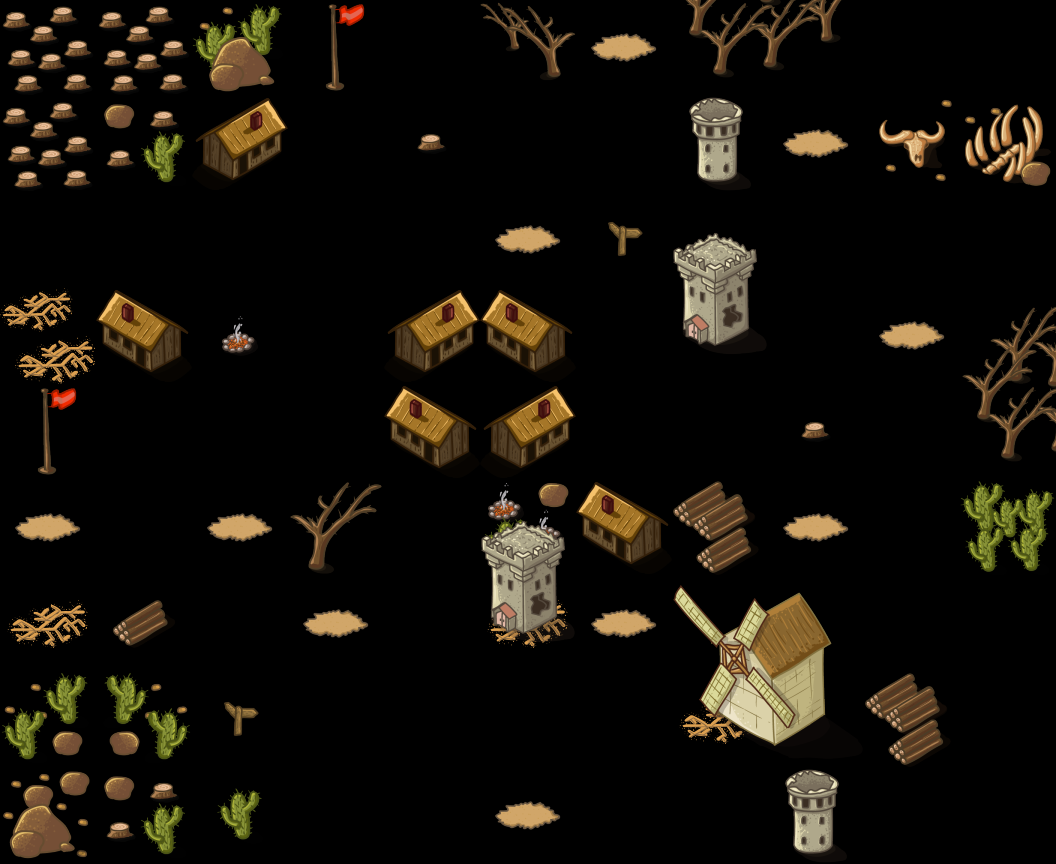

Below is a game level as drawn by its tile map, then a one-line description and the .tmx file that defines it, in full:
An orthogonal 11x9 tile map with 96x96 px tiles, 3 tile layers (decoSotto, deco, slots), 3 hidden layers not drawn and 18 objects.

<map version="1.10" tiledversion="1.12.0" orientation="orthogonal" renderorder="right-down" width="11" height="9" tilewidth="96" tileheight="96" infinite="0" nextlayerid="12" nextobjectid="20">
 <tileset firstgid="1" source="Norcia.tsx" />
 <objectgroup id="11" name="towerSlot" visible="0" locked="1">
  <object id="9" x="493.667" y="797.667" width="68" height="34.3333" />
  <object id="11" x="301.583" y="605.667" width="68" height="34.3333" />
  <object id="12" x="205.917" y="509.667" width="68" height="34.3333" />
  <object id="13" x="14.25" y="509.667" width="68" height="34.3333" />
  <object id="14" x="589.25" y="605.667" width="68" height="34.3333" />
  <object id="15" x="782.25" y="509.667" width="68" height="34.3333" />
  <object id="16" x="877.583" y="318" width="68" height="34.3333" />
  <object id="17" x="781.583" y="125.667" width="68" height="34.3333" />
  <object id="18" x="589.583" y="30.6667" width="68" height="34.3333" />
  <object id="19" x="493.583" y="221.667" width="68" height="34.3333" />
 </objectgroup>
 <objectgroup id="10" name="path3" visible="0" locked="1">
  <object id="7" x="1061.33" y="720">
   <polyline points="0,0 -29.3333,-12 -44,-29.3333 -58.6667,-56 -69.3333,-78.6667 -85.3333,-92 -101.333,-97.3333 -126.667,-110.667 -141.333,-125.333 -152,-144 -152,-240 -156,-264 -173.333,-276 -209.333,-297.333 -229.333,-313.333 -240,-333.333 -244,-353.333 -245.333,-446.667 -248,-460 -260,-473.333 -278.667,-482.667 -294.667,-484 -394.667,-484 -413.333,-488 -432,-513.333 -442.667,-534.667 -450.667,-554.667 -465.333,-566.667 -485.333,-576 -581.333,-574.667 -598.667,-582.667 -612,-590.667 -620,-609.333 -633.333,-636 -642.667,-649.333 -654.667,-666.667 -674.667,-673.333 -701.333,-681.333 -712,-693.333 -724,-709.333 -729.333,-728" />
  </object>
  <object id="8" x="1212" y="138.667">
   <capsule />
  </object>
 </objectgroup>
 <objectgroup id="9" name="path2" visible="0" locked="1">
  <object id="4" x="1346.67" y="118.667">
   <capsule />
  </object>
  <object id="5" x="1073.33" y="236">
   <polyline points="0,0 -406.667,-1.33333 -426.667,-8 -441.333,-28 -452,-48 -465.333,-70.6667 -478.667,-82.6667 -494.667,-89.3333 -592,-89.3333 -610.667,-97.3333 -628,-117.333 -642.667,-146.667 -652,-165.333 -669.333,-184 -688,-188 -718.667,-201.333 -729.333,-218.667 -738.667,-242.667" />
  </object>
  <object id="6" x="1284" y="94.6667">
   <capsule />
  </object>
 </objectgroup>
 <objectgroup id="8" name="path1" visible="0" locked="1">
  <object id="2" x="1338.67" y="158.667">
   <ellipse />
  </object>
  <object id="3" x="720" y="889.333">
   <polyline points="0,0 -4,-38.6667 -10.6667,-49.3333 -25.3333,-58.6667 -40,-69.3333 -65.3333,-80 -81.3333,-92 -89.3333,-108 -101.333,-125.333 -113.333,-156 -124,-164 -141.333,-169.333 -242.667,-168 -261.333,-168 -276,-177.333 -289.333,-194.667 -290.667,-218.667 -290.667,-318.667 -298.667,-338.667 -312,-350.667 -338.667,-364 -360,-373.333 -370.667,-386.667 -380,-405.333 -400,-433.333 -417.333,-452 -440,-456 -462.667,-457.333 -730.667,-456" />
  </object>
 </objectgroup>
 <objectgroup id="7" name="path0" visible="0" locked="1">
  <object id="1" x="720" y="880">
   <polyline points="0,0 -2.66667,-25.3333 -12,-41.3333 -30.6667,-54.6667 -56,-66.6667 -76,-78.6667 -86.6667,-90.6667 -94.6667,-109.333 -104,-128 -112,-145.333 -128,-157.333 -145.333,-158.667 -438.667,-161.333 -458.667,-172 -472,-189.333 -481.333,-209.333 -490.667,-229.333 -505.333,-241.333 -524,-252 -534.667,-261.333 -544,-274.667 -558.667,-293.333 -570.667,-297.333 -576,-325.333 -577.333,-424 -586.667,-437.333 -601.333,-445.333 -614.667,-446.667 -624,-446.667 -726.667,-446.667" />
  </object>
 </objectgroup>
 <layer id="1" name="background" width="11" height="9" visible="0" locked="1">
  <data encoding="csv">
15,15,15,15,15,15,15,15,15,15,15,
15,15,15,15,15,15,15,15,15,15,15,
15,15,15,15,15,15,15,15,15,15,15,
15,15,15,15,15,15,15,15,15,15,15,
15,15,15,15,15,15,15,15,15,15,15,
15,15,15,15,15,15,15,15,15,15,15,
15,15,15,15,15,15,15,15,15,15,15,
15,15,15,15,15,15,15,15,15,15,15,
15,15,15,15,15,15,15,15,15,15,15
</data>
 </layer>
 <layer id="2" name="water" width="11" height="9" visible="0" locked="1">
  <data encoding="csv">
0,0,0,0,0,0,0,0,0,5,6,
0,0,0,0,0,0,0,0,0,0,0,
0,0,0,0,0,0,0,0,0,0,0,
0,0,0,0,0,0,0,0,0,0,0,
0,0,0,0,0,0,0,0,0,0,0,
0,0,0,0,0,0,0,0,0,0,0,
0,0,0,0,0,0,0,0,0,0,0,
0,0,0,0,0,0,0,0,0,0,0,
0,0,0,0,0,0,0,0,0,0,0
</data>
 </layer>
 <layer id="3" name="road" width="11" height="9" visible="0" locked="1">
  <data encoding="csv">
0,0,0,26,13,0,0,0,0,0,0,
0,0,0,0,26,32,13,0,0,0,0,
0,0,0,0,0,0,26,32,40,32,32,
0,0,0,0,0,0,0,0,51,0,0,
32,40,32,13,0,0,0,0,26,13,0,
0,51,0,26,13,0,0,0,0,51,0,
0,26,13,0,51,0,0,0,0,26,13,
0,0,26,32,1073741864,32,13,0,0,0,26,
0,0,0,0,0,0,26,13,0,0,0
</data>
 </layer>
 <layer id="5" name="decoSotto" width="11" height="9" locked="1">
  <data encoding="csv">
0,0,0,0,0,0,0,0,0,0,0,
0,0,2147483664,0,18,0,0,0,0,0,0,
0,0,0,0,0,0,0,0,0,0,0,
0,0,0,0,2147483664,16,0,0,0,0,0,
0,0,0,0,16,2147483664,0,0,18,0,0,
0,0,0,0,0,36,16,0,0,0,0,
0,0,0,0,0,19,0,0,0,0,0,
0,0,0,0,0,0,0,19,0,34,0,
0,0,0,0,0,0,0,0,0,0,0
</data>
 </layer>
 <layer id="4" name="deco" width="11" height="9" locked="1">
  <data encoding="csv">
35,35,27,24,0,2147483690,0,54,55,0,0,
35,28,0,0,0,0,0,43,0,30,29,
0,0,0,0,0,0,2147483669,44,0,0,0,
37,16,20,0,0,0,0,45,0,0,52,
24,0,0,0,0,0,0,0,0,0,54,
0,0,0,41,0,44,0,34,0,0,33,
19,22,0,0,0,45,0,46,47,0,0,
31,2147483679,2147483669,0,0,0,0,49,50,0,0,
39,28,25,0,0,0,0,0,43,0,0
</data>
 </layer>
 <layer id="6" name="slots" width="11" height="9" locked="1">
  <data encoding="csv">
0,0,0,0,0,0,23,0,0,0,0,
0,0,0,0,0,0,0,0,23,0,0,
0,0,0,0,0,23,0,0,0,0,0,
0,0,0,0,0,0,0,0,0,23,0,
0,0,0,0,0,0,0,0,0,0,0,
23,0,23,0,0,0,0,0,23,0,0,
0,0,0,23,0,0,23,0,0,0,0,
0,0,0,0,0,0,0,0,0,0,0,
0,0,0,0,0,23,0,0,0,0,0
</data>
 </layer>
</map>
